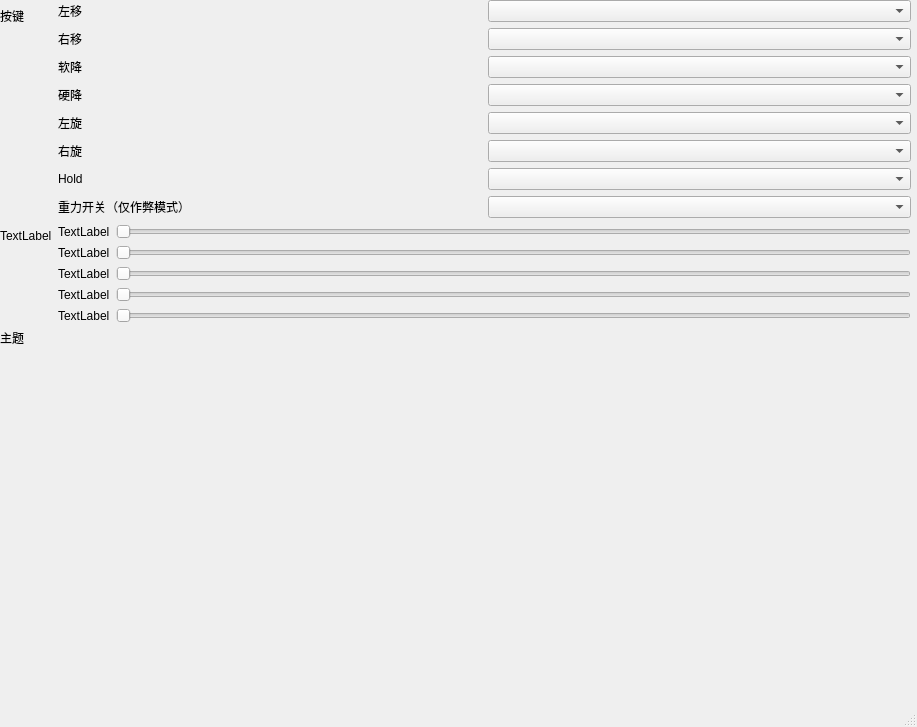
<?xml version="1.0" encoding="UTF-8"?>
<ui version="4.0">
 <class>Settings</class>
 <widget class="QMainWindow" name="Settings">
  <property name="geometry">
   <rect>
    <x>0</x>
    <y>0</y>
    <width>917</width>
    <height>727</height>
   </rect>
  </property>
  <property name="windowTitle">
   <string>MainWindow</string>
  </property>
  <widget class="QWidget" name="centralwidget">
   <widget class="QWidget" name="formLayoutWidget">
    <property name="geometry">
     <rect>
      <x>0</x>
      <y>0</y>
      <width>911</width>
      <height>701</height>
     </rect>
    </property>
    <layout class="QFormLayout" name="formLayout">
     <item row="0" column="0">
      <widget class="QLabel" name="label_2">
       <property name="text">
        <string>按键</string>
       </property>
      </widget>
     </item>
     <item row="0" column="1">
      <layout class="QVBoxLayout" name="verticalLayout_11">
       <item>
        <layout class="QHBoxLayout" name="horizontalLayout_12">
         <item>
          <widget class="QLabel" name="label_5">
           <property name="text">
            <string>左移</string>
           </property>
          </widget>
         </item>
         <item>
          <widget class="QComboBox" name="comboBox_3"/>
         </item>
        </layout>
       </item>
       <item>
        <layout class="QHBoxLayout" name="horizontalLayout_17">
         <item>
          <widget class="QLabel" name="label_10">
           <property name="text">
            <string>右移</string>
           </property>
          </widget>
         </item>
         <item>
          <widget class="QComboBox" name="comboBox_8"/>
         </item>
        </layout>
       </item>
       <item>
        <layout class="QHBoxLayout" name="horizontalLayout_16">
         <item>
          <widget class="QLabel" name="label_9">
           <property name="text">
            <string>软降</string>
           </property>
          </widget>
         </item>
         <item>
          <widget class="QComboBox" name="comboBox_7"/>
         </item>
        </layout>
       </item>
       <item>
        <layout class="QHBoxLayout" name="horizontalLayout_13">
         <item>
          <widget class="QLabel" name="label_6">
           <property name="text">
            <string>硬降</string>
           </property>
          </widget>
         </item>
         <item>
          <widget class="QComboBox" name="comboBox_4"/>
         </item>
        </layout>
       </item>
       <item>
        <layout class="QHBoxLayout" name="horizontalLayout_15">
         <item>
          <widget class="QLabel" name="label_8">
           <property name="text">
            <string>左旋</string>
           </property>
          </widget>
         </item>
         <item>
          <widget class="QComboBox" name="comboBox_6"/>
         </item>
        </layout>
       </item>
       <item>
        <layout class="QHBoxLayout" name="horizontalLayout_18">
         <item>
          <widget class="QLabel" name="label_11">
           <property name="text">
            <string>右旋</string>
           </property>
          </widget>
         </item>
         <item>
          <widget class="QComboBox" name="comboBox_9"/>
         </item>
        </layout>
       </item>
       <item>
        <layout class="QHBoxLayout" name="horizontalLayout_19">
         <item>
          <widget class="QLabel" name="label_12">
           <property name="text">
            <string>Hold</string>
           </property>
          </widget>
         </item>
         <item>
          <widget class="QComboBox" name="comboBox_10"/>
         </item>
        </layout>
       </item>
       <item>
        <layout class="QHBoxLayout" name="horizontalLayout_14">
         <item>
          <widget class="QLabel" name="label_7">
           <property name="text">
            <string>重力开关（仅作弊模式）</string>
           </property>
          </widget>
         </item>
         <item>
          <widget class="QComboBox" name="comboBox_5"/>
         </item>
        </layout>
       </item>
      </layout>
     </item>
     <item row="1" column="0">
      <widget class="QLabel" name="label_3">
       <property name="text">
        <string>TextLabel</string>
       </property>
      </widget>
     </item>
     <item row="1" column="1">
      <layout class="QVBoxLayout" name="verticalLayout_12">
       <item>
        <layout class="QHBoxLayout" name="horizontalLayout_11">
         <item>
          <widget class="QLabel" name="label_4">
           <property name="text">
            <string>TextLabel</string>
           </property>
          </widget>
         </item>
         <item>
          <widget class="QSlider" name="horizontalSlider">
           <property name="orientation">
            <enum>Qt::Horizontal</enum>
           </property>
          </widget>
         </item>
        </layout>
       </item>
       <item>
        <layout class="QHBoxLayout" name="horizontalLayout_22">
         <item>
          <widget class="QLabel" name="label_15">
           <property name="text">
            <string>TextLabel</string>
           </property>
          </widget>
         </item>
         <item>
          <widget class="QSlider" name="horizontalSlider_4">
           <property name="orientation">
            <enum>Qt::Horizontal</enum>
           </property>
          </widget>
         </item>
        </layout>
       </item>
       <item>
        <layout class="QHBoxLayout" name="horizontalLayout_23">
         <item>
          <widget class="QLabel" name="label_16">
           <property name="text">
            <string>TextLabel</string>
           </property>
          </widget>
         </item>
         <item>
          <widget class="QSlider" name="horizontalSlider_5">
           <property name="orientation">
            <enum>Qt::Horizontal</enum>
           </property>
          </widget>
         </item>
        </layout>
       </item>
       <item>
        <layout class="QHBoxLayout" name="horizontalLayout_20">
         <item>
          <widget class="QLabel" name="label_13">
           <property name="text">
            <string>TextLabel</string>
           </property>
          </widget>
         </item>
         <item>
          <widget class="QSlider" name="horizontalSlider_2">
           <property name="orientation">
            <enum>Qt::Horizontal</enum>
           </property>
          </widget>
         </item>
        </layout>
       </item>
       <item>
        <layout class="QHBoxLayout" name="horizontalLayout_21">
         <item>
          <widget class="QLabel" name="label_14">
           <property name="text">
            <string>TextLabel</string>
           </property>
          </widget>
         </item>
         <item>
          <widget class="QSlider" name="horizontalSlider_3">
           <property name="orientation">
            <enum>Qt::Horizontal</enum>
           </property>
          </widget>
         </item>
        </layout>
       </item>
      </layout>
     </item>
     <item row="2" column="0">
      <widget class="QLabel" name="label">
       <property name="text">
        <string>主题</string>
       </property>
      </widget>
     </item>
    </layout>
   </widget>
  </widget>
  <widget class="QMenuBar" name="menubar">
   <property name="geometry">
    <rect>
     <x>0</x>
     <y>0</y>
     <width>917</width>
     <height>26</height>
    </rect>
   </property>
  </widget>
  <widget class="QStatusBar" name="statusbar"/>
 </widget>
 <resources/>
 <connections/>
</ui>
